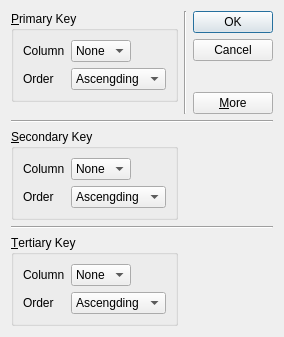
<?xml version="1.0" encoding="UTF-8"?>
<ui version="4.0">
 <class>SortDialog</class>
 <widget class="QDialog" name="SortDialog">
  <property name="geometry">
   <rect>
    <x>0</x>
    <y>0</y>
    <width>272</width>
    <height>337</height>
   </rect>
  </property>
  <property name="windowTitle">
   <string>Dialog</string>
  </property>
  <layout class="QGridLayout" name="gridLayout_5">
   <item row="5" column="0">
    <widget class="QGroupBox" name="tertiaryGroupBox">
     <property name="title">
      <string>&amp;Tertiary Key</string>
     </property>
     <layout class="QGridLayout" name="gridLayout_3">
      <item row="0" column="0">
       <widget class="QLabel" name="label_5">
        <property name="text">
         <string>Column</string>
        </property>
       </widget>
      </item>
      <item row="0" column="1">
       <widget class="QComboBox" name="tertiaryColumnCombo">
        <item>
         <property name="text">
          <string>None</string>
         </property>
        </item>
       </widget>
      </item>
      <item row="0" column="2">
       <spacer name="horizontalSpacer_3">
        <property name="orientation">
         <enum>Qt::Horizontal</enum>
        </property>
        <property name="sizeHint" stdset="0">
         <size>
          <width>40</width>
          <height>20</height>
         </size>
        </property>
       </spacer>
      </item>
      <item row="1" column="0">
       <widget class="QLabel" name="label_6">
        <property name="text">
         <string>Order</string>
        </property>
       </widget>
      </item>
      <item row="1" column="1" colspan="2">
       <widget class="QComboBox" name="tertiaryOrderCombo">
        <item>
         <property name="text">
          <string>Ascengding</string>
         </property>
        </item>
        <item>
         <property name="text">
          <string>Descending</string>
         </property>
        </item>
       </widget>
      </item>
     </layout>
    </widget>
   </item>
   <item row="3" column="0">
    <widget class="QGroupBox" name="secondaryGroupBox">
     <property name="title">
      <string>&amp;Secondary Key</string>
     </property>
     <layout class="QGridLayout" name="gridLayout_2">
      <item row="0" column="0">
       <widget class="QLabel" name="label_3">
        <property name="text">
         <string>Column</string>
        </property>
       </widget>
      </item>
      <item row="0" column="1">
       <widget class="QComboBox" name="secondaryColumnCombo">
        <item>
         <property name="text">
          <string>None</string>
         </property>
        </item>
       </widget>
      </item>
      <item row="0" column="2">
       <spacer name="horizontalSpacer_2">
        <property name="orientation">
         <enum>Qt::Horizontal</enum>
        </property>
        <property name="sizeHint" stdset="0">
         <size>
          <width>40</width>
          <height>20</height>
         </size>
        </property>
       </spacer>
      </item>
      <item row="1" column="0">
       <widget class="QLabel" name="label_4">
        <property name="text">
         <string>Order</string>
        </property>
       </widget>
      </item>
      <item row="1" column="1" colspan="2">
       <widget class="QComboBox" name="secondaryOrderCombo">
        <item>
         <property name="text">
          <string>Ascengding</string>
         </property>
        </item>
        <item>
         <property name="text">
          <string>Descending</string>
         </property>
        </item>
       </widget>
      </item>
     </layout>
    </widget>
   </item>
   <item row="0" column="0">
    <widget class="QGroupBox" name="primaryGroupBox">
     <property name="title">
      <string>&amp;Primary Key</string>
     </property>
     <layout class="QGridLayout" name="gridLayout">
      <item row="0" column="0">
       <widget class="QLabel" name="label">
        <property name="text">
         <string>Column</string>
        </property>
       </widget>
      </item>
      <item row="0" column="1">
       <widget class="QComboBox" name="primaryColumnCombo">
        <item>
         <property name="text">
          <string>None</string>
         </property>
        </item>
       </widget>
      </item>
      <item row="0" column="2">
       <spacer name="horizontalSpacer">
        <property name="orientation">
         <enum>Qt::Horizontal</enum>
        </property>
        <property name="sizeHint" stdset="0">
         <size>
          <width>22</width>
          <height>20</height>
         </size>
        </property>
       </spacer>
      </item>
      <item row="1" column="0">
       <widget class="QLabel" name="label_2">
        <property name="text">
         <string>Order</string>
        </property>
       </widget>
      </item>
      <item row="1" column="1" colspan="2">
       <widget class="QComboBox" name="primaryordercombo">
        <item>
         <property name="text">
          <string>Ascengding</string>
         </property>
        </item>
        <item>
         <property name="text">
          <string>Descending</string>
         </property>
        </item>
       </widget>
      </item>
     </layout>
    </widget>
   </item>
   <item row="0" column="2" rowspan="2">
    <layout class="QVBoxLayout" name="verticalLayout">
     <item>
      <widget class="QPushButton" name="okButton">
       <property name="text">
        <string>OK</string>
       </property>
       <property name="default">
        <bool>true</bool>
       </property>
      </widget>
     </item>
     <item>
      <widget class="QPushButton" name="cancelButton">
       <property name="text">
        <string>Cancel</string>
       </property>
      </widget>
     </item>
     <item>
      <spacer name="verticalSpacer_2">
       <property name="orientation">
        <enum>Qt::Vertical</enum>
       </property>
       <property name="sizeHint" stdset="0">
        <size>
         <width>20</width>
         <height>20</height>
        </size>
       </property>
      </spacer>
     </item>
     <item>
      <widget class="QPushButton" name="moreButton">
       <property name="text">
        <string>&amp;More</string>
       </property>
       <property name="checkable">
        <bool>true</bool>
       </property>
      </widget>
     </item>
    </layout>
   </item>
   <item row="0" column="1" rowspan="2">
    <widget class="Line" name="line_4">
     <property name="orientation">
      <enum>Qt::Vertical</enum>
     </property>
    </widget>
   </item>
   <item row="1" column="0">
    <spacer name="verticalSpacer">
     <property name="orientation">
      <enum>Qt::Vertical</enum>
     </property>
     <property name="sizeHint" stdset="0">
      <size>
       <width>18</width>
       <height>43</height>
      </size>
     </property>
    </spacer>
   </item>
   <item row="2" column="0" colspan="3">
    <widget class="Line" name="line_3">
     <property name="orientation">
      <enum>Qt::Horizontal</enum>
     </property>
    </widget>
   </item>
   <item row="4" column="0" colspan="3">
    <widget class="Line" name="line">
     <property name="orientation">
      <enum>Qt::Horizontal</enum>
     </property>
    </widget>
   </item>
  </layout>
 </widget>
 <tabstops>
  <tabstop>primaryColumnCombo</tabstop>
  <tabstop>primaryordercombo</tabstop>
  <tabstop>secondaryColumnCombo</tabstop>
  <tabstop>secondaryOrderCombo</tabstop>
  <tabstop>tertiaryColumnCombo</tabstop>
  <tabstop>tertiaryOrderCombo</tabstop>
  <tabstop>okButton</tabstop>
  <tabstop>cancelButton</tabstop>
  <tabstop>moreButton</tabstop>
 </tabstops>
 <resources/>
 <connections>
  <connection>
   <sender>okButton</sender>
   <signal>clicked()</signal>
   <receiver>SortDialog</receiver>
   <slot>accept()</slot>
   <hints>
    <hint type="sourcelabel">
     <x>218</x>
     <y>23</y>
    </hint>
    <hint type="destinationlabel">
     <x>104</x>
     <y>103</y>
    </hint>
   </hints>
  </connection>
  <connection>
   <sender>cancelButton</sender>
   <signal>clicked()</signal>
   <receiver>SortDialog</receiver>
   <slot>reject()</slot>
   <hints>
    <hint type="sourcelabel">
     <x>237</x>
     <y>55</y>
    </hint>
    <hint type="destinationlabel">
     <x>137</x>
     <y>111</y>
    </hint>
   </hints>
  </connection>
  <connection>
   <sender>moreButton</sender>
   <signal>toggled(bool)</signal>
   <receiver>secondaryGroupBox</receiver>
   <slot>setVisible(bool)</slot>
   <hints>
    <hint type="sourcelabel">
     <x>221</x>
     <y>133</y>
    </hint>
    <hint type="destinationlabel">
     <x>150</x>
     <y>168</y>
    </hint>
   </hints>
  </connection>
  <connection>
   <sender>moreButton</sender>
   <signal>toggled(bool)</signal>
   <receiver>tertiaryGroupBox</receiver>
   <slot>setVisible(bool)</slot>
   <hints>
    <hint type="sourcelabel">
     <x>242</x>
     <y>134</y>
    </hint>
    <hint type="destinationlabel">
     <x>150</x>
     <y>274</y>
    </hint>
   </hints>
  </connection>
 </connections>
</ui>
